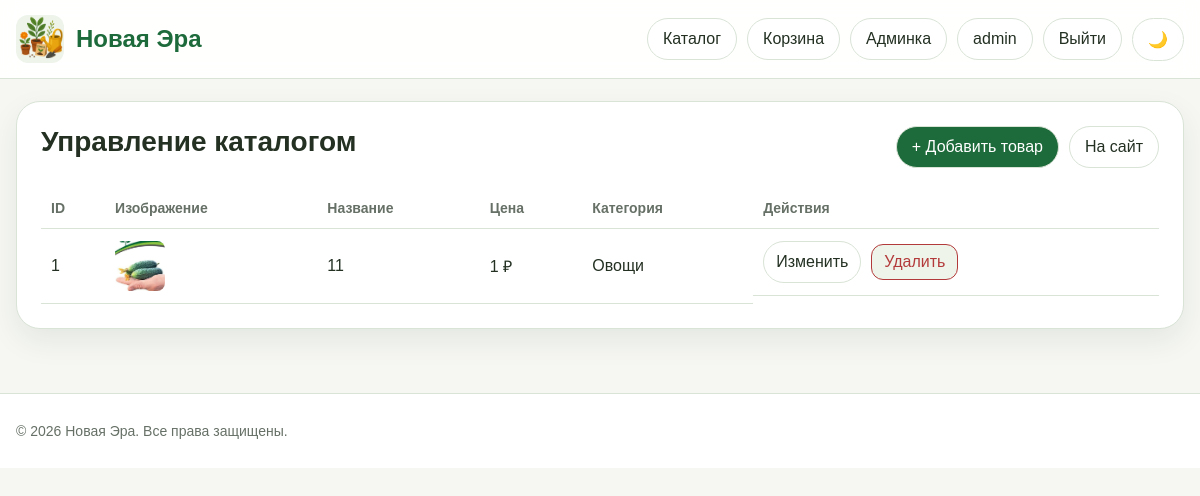
The page /admin (signed in) on the database its author committed.
### models.py (models this page shows, shortened)
class User(UserMixin, db.Model):
    __tablename__ = "users"
    id = db.Column(db.Integer, primary_key=True)
    username = db.Column(db.String(80), unique=True, nullable=False, index=True)
    email = db.Column(db.String(120), unique=True, nullable=False, index=True)
    password_hash = db.Column(db.String(255), nullable=False)
    is_admin = db.Column(db.Boolean, default=False, nullable=False)
    created_at = db.Column(db.DateTime, default=datetime.utcnow, nullable=False)
    surname = db.Column(db.String(80), nullable=True)
    name = db.Column(db.String(80), nullable=True)
    patronymic = db.Column(db.String(80), nullable=True)

class Product(db.Model):
    __tablename__ = "products"
    id = db.Column(db.Integer, primary_key=True)
    name = db.Column(db.String(200), nullable=False, index=True)
    description = db.Column(db.Text, nullable=False)
    price = db.Column(db.Float, nullable=False)
    image_url = db.Column(db.String(255), nullable=True)
    category_id = db.Column(db.Integer, db.ForeignKey("categories.id"), nullable=False)
    created_at = db.Column(db.DateTime, default=datetime.utcnow, nullable=False)
    category = db.relationship("Category", back_populates="products", lazy="selectin")
    def _resolve_image_url(self) -> str:
        if not self.image_url or not self.image_url.strip():
            return "/static/images/icon.png"
        value = self.image_url.strip().replace("\\", "/")
        if value.startswith(("http://", "https://", "/")):
            return value
        if value.startswith("static/"):
            return "/" + value
        return f"/static/{value.lstrip('/')}"
    @property
    def image_src(self) -> str:
        return self._resolve_image_url()

class Category(db.Model):
    __tablename__ = "categories"
    id = db.Column(db.Integer, primary_key=True)
    slug = db.Column(db.String(64), unique=True, nullable=False, index=True)
    name = db.Column(db.String(100), unique=True, nullable=False)
    products = db.relationship("Product", back_populates="category", cascade="all, delete-orphan", lazy="selectin")

### routes.py (the view)
@bp.route("/admin")
@login_required
def admin():
    _admin_only()
    return render_template("admin.html", products=Product.query.order_by(Product.id.desc()).all())

### app.py (called while the page is built)
def create_app() -> Flask:
    app = Flask(__name__, instance_relative_config=True)
    app.config["SECRET_KEY"] = os.environ.get("SECRET_KEY", "dev-secret-key-change-in-prod")
    app.config["SQLALCHEMY_DATABASE_URI"] = os.environ.get("DATABASE_URL", "sqlite:///shop.db")
    app.config["SQLALCHEMY_TRACK_MODIFICATIONS"] = False
    app.config["BRAND_NAME"] = BRAND_NAME
    os.makedirs(app.instance_path, exist_ok=True)
    db.init_app(app)
    login_manager.init_app(app)
    csrf.init_app(app)
    login_manager.login_view = "main.login"
    login_manager.login_message = "Сначала войдите в аккаунт."
    app.register_blueprint(bp)
    @app.context_processor
    def inject_globals():
        return {"brand_name": app.config["BRAND_NAME"]}
    with app.app_context():
        db.create_all()
        _ensure_categories()
        _create_admin_user()
    return app

### routes.py (called while the page is built)
@login_manager.user_loader
def load_user(user_id: str):
    try: return db.session.get(User, int(user_id))
    except: return None

def _admin_only():
    if not current_user.is_authenticated or not current_user.is_admin:
        abort(403)

### templates/admin.html (shortened to what this page needs)
{% extends "base.html" %}
{% block content %}
<div class="admin-card">
    <div class="admin-head">
        <h1>Управление каталогом</h1>
        <div class="admin-actions">
            <a href="{{ url_for('main.add_product') }}" class="top-link" style="background:var(--brand);color:#fff;">+ Добавить товар</a>
            <a href="{{ url_for('main.index') }}" class="top-link">На сайт</a>
        </div>
    </div>
    <div class="table-wrap">
        <table class="admin-table">
            <thead>
                <tr>
                    <th>ID</th>
                    <th>Изображение</th>
                    <th>Название</th>
                    <th>Цена</th>
                    <th>Категория</th>
                    <th>Действия</th>
                </tr>
            </thead>
            <tbody>
                {% for p in products %}
                <tr>
                    <td data-label="ID">{{ p.id }}</td>
                    <td data-label="Изображение">
                        <img src="{{ p.image_src }}" alt="{{ p.name }}" style="width:50px;height:50px;object-fit:cover;border-radius:8px;">
                    </td>
                    <td data-label="Название">{{ p.name }}</td>
                    <td data-label="Цена">{{ "%.0f"|format(p.price) }} ₽</td>
                    <td data-label="Категория">{{ p.category.name }}</td>
                    <td data-label="Действия" class="row-actions">
                        <a href="{{ url_for('main.edit_product', product_id=p.id) }}" class="top-link" style="min-width:auto;padding:8px 12px;">Изменить</a>
                        <form method="POST" action="{{ url_for('main.delete_product', product_id=p.id) }}" style="display:inline;" onsubmit="return confirm('Удалить товар?');">
                            <button type="submit" class="delete-mini">Удалить</button>
                        </form>
                    </td>
                </tr>
                {% else %}
                <tr>
                    <td colspan="6" style="text-align:center;color:var(--muted);padding:20px;">Товаров пока нет</td>
                </tr>
                {% endfor %}
            </tbody>
        </table>
    </div>
</div>
{% endblock %}

### templates/base.html (shortened to what this page needs)
<!DOCTYPE html>
<html lang="ru">
<head>
    <link rel="stylesheet" href="{{ url_for('static', filename='css/style.css') }}">
</head>
<body>
<header class="header">
    <div class="container header-inner">
        <div class="logo">
            <a href="{{ url_for('main.index') }}" style="display:flex;align-items:center;gap:12px;">
                <img src="{{ url_for('static', filename='images/icon.png') }}" alt="Logo" style="width:48px;height:48px;border-radius:12px;">
                <div class="logo-text">
                    <div class="title" style="color:var(--brand);">{{ brand_name }}</div>
                </div>
            </a>
        </div>
        <nav class="top-nav">
            <a href="{{ url_for('main.index') }}" class="top-link">Каталог</a>
            <a href="{{ url_for('main.basket') }}" class="top-link">Корзина</a>
            {% if current_user.is_authenticated %}
                {% if current_user.is_admin %}
                    <a href="{{ url_for('main.admin') }}" class="top-link">Админка</a>
                {% endif %}
                <a href="{{ url_for('main.profile') }}" class="top-link">{{ current_user.username }}</a>
                <a href="{{ url_for('main.logout') }}" class="top-link">Выйти</a>
            {% else %}
                <a href="{{ url_for('main.login') }}" class="top-link">Войти</a>
            {% endif %}
            <button id="themeToggle" class="switch-btn">🌙</button>
        </nav>
    </div>
</header>
<main class="main-content container">
    {% block content %}{% endblock %}
</main>
<footer class="footer">
    <div class="container footer-inner">
        <p>© 2026 {{ brand_name }}. Все права защищены.</p>
    </div>
</footer>
</body>
</html>

### static/css/style.css (style rules this page uses)
:root { --bg: #f6f7f3; --surface: #ffffff; --surface-soft: #eef4ea; --text: #233022; --muted: #667066; --brand: #1d6a3a; --brand-dark: #14552d; --border: #d9e3d6; --shadow: 0 12px 30px rgba(16, 48, 26, 0.08); --error: #b33a3a; --warning: #b46f0b; --success: #2a7d46; }
*, *::before, *::after { box-sizing: border-box; }
html { scroll-behavior: smooth; }
body { margin: 0; font-family: Arial, Helvetica, sans-serif; background: var(--bg); color: var(--text); }
a { color: inherit; text-decoration: none; }
img { max-width: 100%; display: block; }
button, input, select, textarea { font: inherit; }
.container { width: min(1180px, calc(100% - 32px)); margin: 0 auto; }
.main-content { padding: 22px 0 40px; }
.header { position: sticky; top: 0; z-index: 20; background: color-mix(in srgb, var(--surface) 92%, transparent); backdrop-filter: blur(10px); border-bottom: 1px solid var(--border); }
.header-inner { min-height: 78px; display: flex; align-items: center; justify-content: space-between; gap: 20px; }
.logo { display: flex; align-items: center; gap: 12px; min-width: 0; }
.logo img { width: 52px; height: 52px; border-radius: 16px; object-fit: cover; background: var(--surface-soft); }
.logo-text { min-width: 0; }
.title { font-size: 24px; font-weight: 800; line-height: 1.1; }
.top-nav { display: flex; align-items: center; gap: 10px; flex-wrap: wrap; justify-content: flex-end; }
.top-link, .switch-btn { border: 1px solid var(--border); background: var(--surface); color: var(--text); padding: 11px 15px; border-radius: 999px; display: inline-flex; align-items: center; justify-content: center; min-height: 42px; cursor: pointer; }
.footer { border-top: 1px solid var(--border); background: var(--surface); margin-top: 24px; }
.footer-inner { min-height: 74px; display: flex; align-items: center; color: var(--muted); font-size: 14px; }
.form-container, .cart-container, .admin-card { background: var(--surface); border: 1px solid var(--border); border-radius: 24px; box-shadow: var(--shadow); padding: 24px; }
.admin-head { display: flex; align-items: flex-start; justify-content: space-between; gap: 16px; flex-wrap: wrap; margin-bottom: 20px; }
.admin-head h1 { margin: 0; font-size: 28px; }
.admin-actions { display: flex; gap: 10px; flex-wrap: wrap; justify-content: flex-end; }
.table-wrap { overflow-x: auto; margin-top: 18px; }
.admin-table { width: 100%; border-collapse: collapse; }
.admin-table th, .admin-table td { padding: 12px 10px; text-align: left; border-bottom: 1px solid var(--border); vertical-align: middle; }
.admin-table th { font-size: 14px; color: var(--muted); white-space: nowrap; }
.row-actions { display: flex; gap: 10px; flex-wrap: wrap; align-items: center; }
.delete-mini { background: var(--surface-soft); border: 1px solid var(--error); color: var(--error); padding: 8px 12px; border-radius: 12px; cursor: pointer; }

### rows shown on the page
User: username "admin"
Product: id "1", image_src (picture), name "11", price "1", category.name "Овощи"

### other values the page prints
{{ brand_name }} "Новая Эра"
